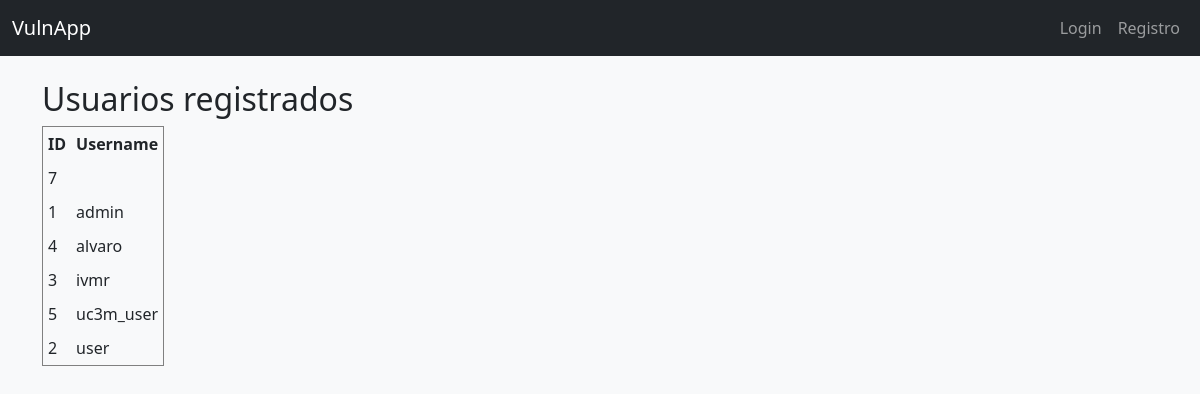
/users, run on an earlier commit of the app's database.
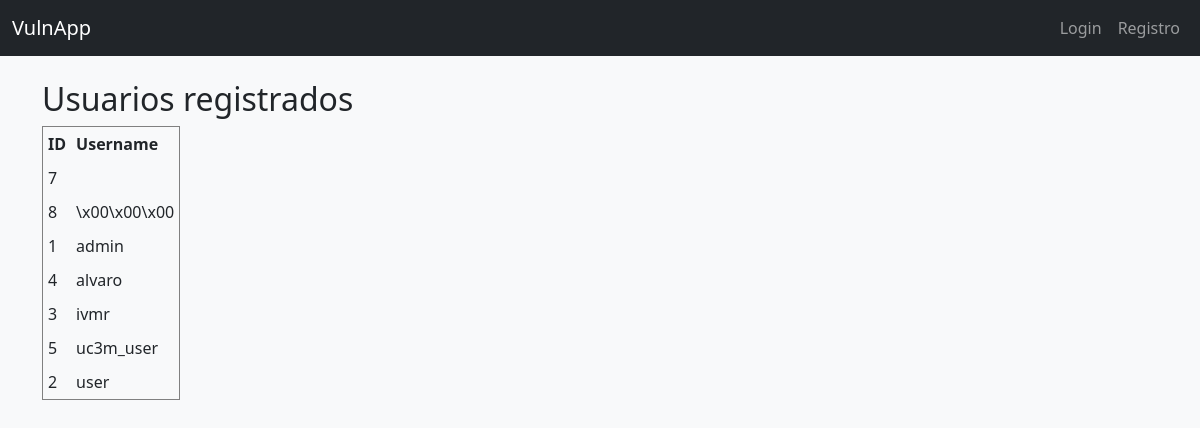
And on a later commit of the database.
### tables this page shows
CREATE TABLE users (
  id INTEGER PRIMARY KEY AUTOINCREMENT,
  username TEXT UNIQUE,
  password TEXT
);

### app.py (the view)
@app.route('/users')
def users():
    cur = get_db().execute("SELECT id, username FROM users")
    users = cur.fetchall()
    cur.close()
    return render_template('users.html', users=users)

### app.py (called while the page is built)
def get_db():
    db = getattr(g, '_database', None)
    if db is None:
        db = g._database = sqlite3.connect(DATABASE)
    return db

@app.teardown_appcontext
def close_connection(exception):
    db = getattr(g, '_database', None)
    if db is not None:
        db.close()

### templates/users.html
{% extends "base.html" %}
{% block content %}
<h2>Usuarios registrados</h2>
<table border="1" cellpadding="5">
    <tr>
        <th>ID</th>
        <th>Username</th>
    </tr>
    {% for user in users %}
    <tr>
        <td>{{ user[0] }}</td>
        <td>{{ user[1] | safe }}</td>
    </tr>
    {% endfor %}
</table>
{% endblock %}

### templates/base.html (shortened to what this page needs)
<!doctype html>
<html lang="es">
  <head>
    <link href="https://cdn.jsdelivr.net/npm/bootstrap@5.3.3/dist/css/bootstrap.min.css" rel="stylesheet">
    <link rel="stylesheet" href="{{ url_for('static', filename='style.css') }}">
  </head>
  <body class="bg-light">
    <nav class="navbar navbar-expand-lg navbar-dark bg-dark">
      <div class="container-fluid">
        <a class="navbar-brand" href="/">VulnApp</a>
        <div class="collapse navbar-collapse">
          <ul class="navbar-nav ms-auto">
            {% if 'user_id' in session %}
              <li class="nav-item"><a class="nav-link" href="{{ url_for('users') }}">Usuarios</a></li>
              <li class="nav-item"><a class="nav-link" href="{{ url_for('dashboard') }}">Dashboard</a></li>
              <li class="nav-item"><a class="nav-link" href="{{ url_for('logout') }}">Salir</a></li>
            {% else %}
              <li class="nav-item"><a class="nav-link" href="{{ url_for('login') }}">Login</a></li>
              <li class="nav-item"><a class="nav-link" href="{{ url_for('register') }}">Registro</a></li>
            {% endif %}
          </ul>
        </div>
      </div>
    </nav>
    <div class="container mt-4">
      {% block content %}{% endblock %}
    </div>
  </body>
</html>

### static/style.css (style rules this page uses)
body { font-family: 'Segoe UI', sans-serif; }

What changed in the data, as far as the page shows it:
added users: id "8", username "\\x00\\x00\\x00"
